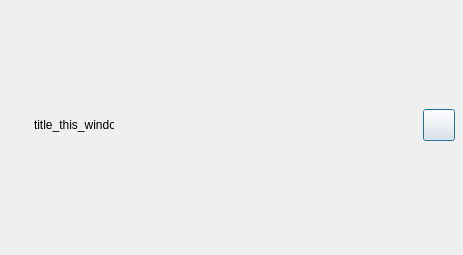
<?xml version="1.0" encoding="UTF-8"?>
<ui version="4.0">
 <class>AboutWindow</class>
 <widget class="QDialog" name="AboutWindow">
  <property name="geometry">
   <rect>
    <x>0</x>
    <y>0</y>
    <width>463</width>
    <height>255</height>
   </rect>
  </property>
  <property name="windowTitle">
   <string/>
  </property>
  <widget class="QWidget" name="wid_main">
   <property name="geometry">
    <rect>
     <x>0</x>
     <y>0</y>
     <width>461</width>
     <height>251</height>
    </rect>
   </property>
   <layout class="QGridLayout" name="gridLayout">
    <item row="1" column="0" colspan="2">
     <layout class="QVBoxLayout" name="layout"/>
    </item>
    <item row="0" column="0">
     <layout class="QHBoxLayout" name="horizontalLayout_3">
      <property name="spacing">
       <number>2</number>
      </property>
      <property name="sizeConstraint">
       <enum>QLayout::SetDefaultConstraint</enum>
      </property>
      <item>
       <widget class="QLabel" name="lbl_logo">
        <property name="enabled">
         <bool>true</bool>
        </property>
        <property name="minimumSize">
         <size>
          <width>32</width>
          <height>32</height>
         </size>
        </property>
        <property name="maximumSize">
         <size>
          <width>32</width>
          <height>32</height>
         </size>
        </property>
        <property name="text">
         <string/>
        </property>
       </widget>
      </item>
      <item>
       <widget class="QLabel" name="lbl_title">
        <property name="minimumSize">
         <size>
          <width>80</width>
          <height>40</height>
         </size>
        </property>
        <property name="maximumSize">
         <size>
          <width>80</width>
          <height>40</height>
         </size>
        </property>
        <property name="text">
         <string>title_this_window</string>
        </property>
       </widget>
      </item>
      <item>
       <spacer name="horizontalSpacer">
        <property name="orientation">
         <enum>Qt::Horizontal</enum>
        </property>
        <property name="sizeHint" stdset="0">
         <size>
          <width>32</width>
          <height>32</height>
         </size>
        </property>
       </spacer>
      </item>
      <item>
       <widget class="QPushButton" name="btn_close">
        <property name="minimumSize">
         <size>
          <width>32</width>
          <height>32</height>
         </size>
        </property>
        <property name="maximumSize">
         <size>
          <width>32</width>
          <height>32</height>
         </size>
        </property>
        <property name="text">
         <string/>
        </property>
       </widget>
      </item>
     </layout>
    </item>
   </layout>
  </widget>
 </widget>
 <resources/>
 <connections/>
</ui>
